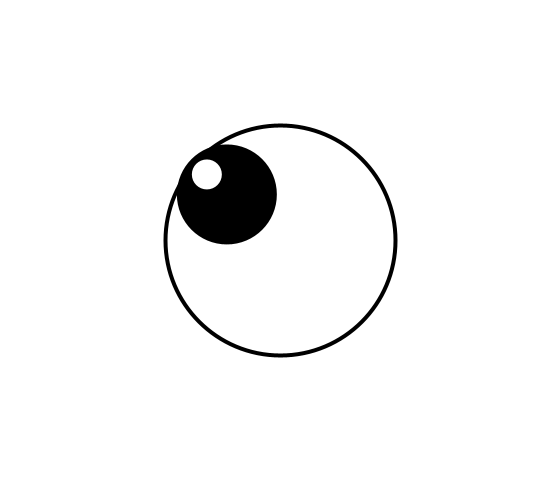
Frame 1 (no input)
Frame 60 (the mouse pressed at the canvas centre just before this capture): identical to frame 1, image omitted
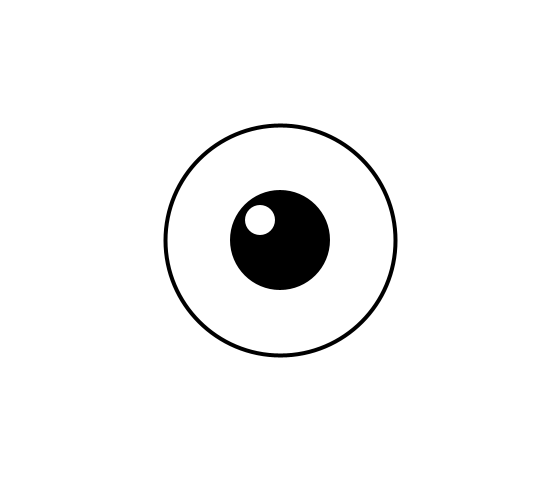
Frame 120 (the mouse held since frame 60 and released just before this capture)

The Processing sketch that drew these frames (run headless with seeded random() and noise(); from frame 60 on, the mouse is pressed at the canvas centre):

// Processing sketch: olho
// ── olho.pde
float m_x, m_y, p_x, p_y, tg, arc_tan, ang_grau;
int tam_pupila;

void setup() {
  size(560, 480);
  tam_pupila = 100;
}

void draw() { 
  atualizaVariaveis(); 
  
  background(255);
  stroke(0);
  strokeWeight(4);
  fill(255);
  ellipse(width/2, height/2, 230, 230);
  
  stroke(0);
  strokeWeight(1);
  
  //triangle(width/2, height/2, mouseX, mouseY, width/2, mouseY);
  println(m_x, m_y, "tg=" + tg, "arctg=" + arc_tan, "grau=" + ang_grau);
  
  if ((m_x > (-60) && m_x < 60) && (m_y > (-60) && m_y < 60)) {
    fill(255, 0, 0);
    ellipse(width/2, height/2, 70, 70);
    desenhaPupila( mouseX, mouseY, tam_pupila);
  } else {
    desenhaPupila( polarX(arc_tan, 70) + width/2, polarY(arc_tan, 70) + height/2, tam_pupila);
  }
  
}

void atualizaVariaveis() {
  m_x = mouseX - (width/2);
  m_y = mouseY - (height/2);
  if (m_y != 0) {
    tg = m_y/m_x;
    arc_tan = atan(tg);
    ang_grau = degrees(arc_tan);
    if (m_x<0)
      arc_tan = arc_tan + PI;
    else if (m_y<0)
      arc_tan = arc_tan + (2 * PI);
    ang_grau = degrees(arc_tan);
  }
}

float polarX(float a, float r) {
  return cos(a) * r;
}

float polarY(float a, float r) {
  return sin(a) * r;
}

void desenhaPupila(float x, float y, float s) {
  noStroke();
  fill(0);
  ellipse(x, y, s, s);
  fill(255);
  ellipse(x - (s * 0.2), y - (s * 0.2), s * 0.3, s * 0.3);
}
